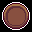

A level layout from a 2D game, rendered from its tile map. Below: a short description, then the map file with its tile-grid data intact:
An orthogonal 2x2 tile map with 16x16 px tiles, 1 tile layer (Tile Layer 1).

<map version="1.2" tiledversion="1.3.1" orientation="orthogonal" renderorder="right-down" compressionlevel="-1" width="2" height="2" tilewidth="16" tileheight="16" infinite="0" nextlayerid="2" nextobjectid="1">
 <tileset firstgid="1" source="../Tilesets/Objects.tsx" />
 <layer id="1" name="Tile Layer 1" width="2" height="2">
  <data encoding="csv">
199,200,
232,233
</data>
 </layer>
</map>
